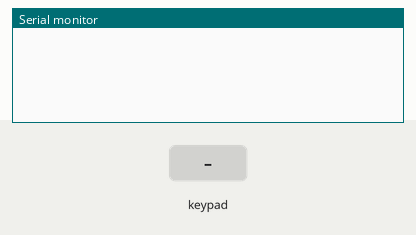
Simulated run of this sketch. Board: Arduino Mega 2560, built with avr-gcc and run on an emulated ATmega2560. On the bench: the last lines printed to the serial monitor. The inputs (shaded band) are chosen by the test bench.

Above: at 1.2 s.
1.3 s: key '1' pressed
At 2.3 s:
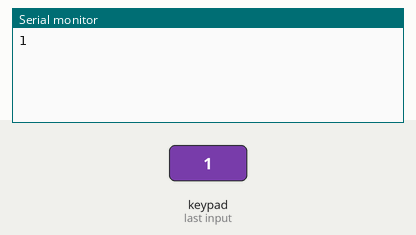
2.8 s: key 'F' pressed
At 3.5 s:
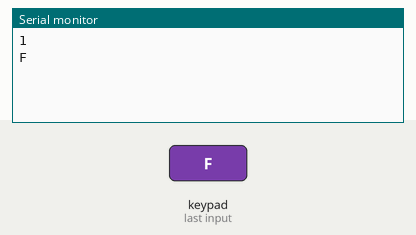
4.3 s: key 'P' pressed
At 4.8 s:
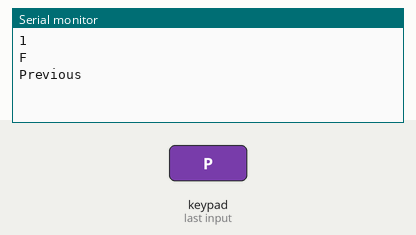
5.8 s: key 'N' pressed
At 7.0 s:
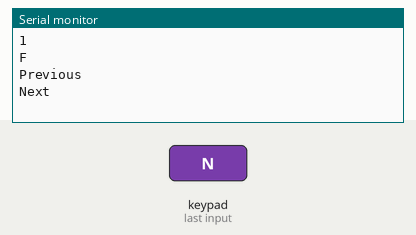
7.3 s: key 'C' pressed
At 8.0 s:
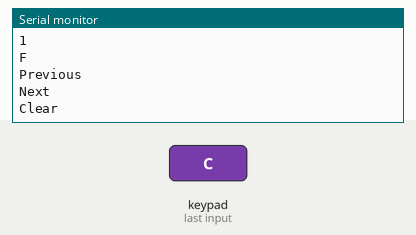
8.8 s: key 'S' pressed
At 9.2 s:
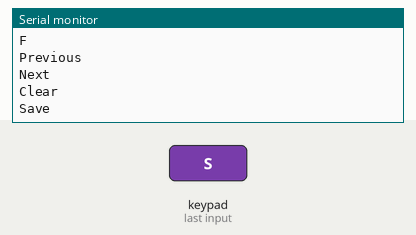

The sketch:

4x4_Keypad.ino
```cpp
#include <Keypad.h>

const byte ROWS = 4;
const byte COLS = 4;

char keys[ROWS][COLS] = {
  {'1','4','7','.'},
  {'2','5','8','0'},
  {'3','6','9','F'},
  {'P','N','C','S'}
};

byte pin_rows[ROWS] = {29, 31, 33, 35};
byte pin_column[COLS] = {37, 39, 41, 43};

Keypad customKeypad = Keypad(makeKeymap(keys), pin_rows, pin_column, ROWS, COLS);

void setup() {
  Serial.begin(9600);
}

void loop() {
  char key = customKeypad.getKey();
  if (key) {
    if (key == 'P') {
      Serial.println("Previous");
    } else if (key == 'N') {
      Serial.println("Next");
    } else if (key == 'C') {
      Serial.println("Clear");
    } else if (key == 'S') {
      Serial.println("Save");
    } else {
      Serial.println(key);
    }
  }
}
```

Measured:
- after the input at 1.3 s, the serial monitor: prints a new line at once (image 1)
- after the input at 2.8 s, the serial monitor: prints a new line at once (image 2)
- after the input at 4.3 s, the serial monitor: prints a new line at once (image 3)
- after the input at 5.8 s, the serial monitor: prints a new line at once (image 4)
- after the input at 7.3 s, the serial monitor: prints a new line at once (image 5)
- after the input at 8.8 s, the serial monitor: prints a new line at once (image 6)
